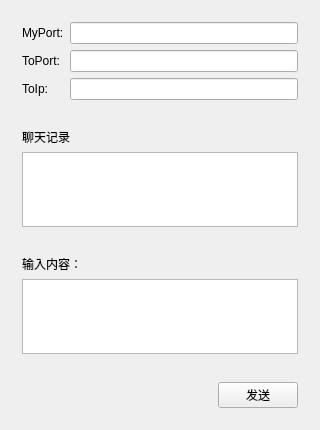
<?xml version="1.0" encoding="UTF-8"?>
<ui version="4.0">
 <class>Udp1</class>
 <widget class="QWidget" name="Udp1">
  <property name="geometry">
   <rect>
    <x>0</x>
    <y>0</y>
    <width>320</width>
    <height>430</height>
   </rect>
  </property>
  <property name="windowTitle">
   <string>Udp1</string>
  </property>
  <layout class="QVBoxLayout" name="verticalLayout_4">
   <item>
    <widget class="QWidget" name="widget" native="true">
     <layout class="QGridLayout" name="gridLayout">
      <item row="0" column="0">
       <widget class="QLabel" name="label">
        <property name="text">
         <string>MyPort:</string>
        </property>
       </widget>
      </item>
      <item row="0" column="1">
       <widget class="QLineEdit" name="myPort"/>
      </item>
      <item row="1" column="0">
       <widget class="QLabel" name="label_2">
        <property name="text">
         <string>ToPort:</string>
        </property>
       </widget>
      </item>
      <item row="1" column="1">
       <widget class="QLineEdit" name="toPort"/>
      </item>
      <item row="2" column="0">
       <widget class="QLabel" name="label_3">
        <property name="text">
         <string>ToIp:</string>
        </property>
       </widget>
      </item>
      <item row="2" column="1">
       <widget class="QLineEdit" name="toIp"/>
      </item>
     </layout>
    </widget>
   </item>
   <item>
    <widget class="QWidget" name="widget_2" native="true">
     <layout class="QVBoxLayout" name="verticalLayout">
      <item>
       <widget class="QLabel" name="label_4">
        <property name="text">
         <string>聊天记录</string>
        </property>
       </widget>
      </item>
      <item>
       <widget class="QTextEdit" name="record">
        <property name="readOnly">
         <bool>true</bool>
        </property>
       </widget>
      </item>
     </layout>
    </widget>
   </item>
   <item>
    <widget class="QWidget" name="widget_3" native="true">
     <layout class="QVBoxLayout" name="verticalLayout_2">
      <item>
       <widget class="QLabel" name="label_5">
        <property name="text">
         <string>输入内容：</string>
        </property>
       </widget>
      </item>
      <item>
       <widget class="QTextEdit" name="input"/>
      </item>
     </layout>
    </widget>
   </item>
   <item>
    <widget class="QWidget" name="widget_4" native="true">
     <layout class="QHBoxLayout" name="horizontalLayout">
      <item>
       <spacer name="horizontalSpacer">
        <property name="orientation">
         <enum>Qt::Horizontal</enum>
        </property>
        <property name="sizeHint" stdset="0">
         <size>
          <width>40</width>
          <height>20</height>
         </size>
        </property>
       </spacer>
      </item>
      <item>
       <widget class="QPushButton" name="sendBtn">
        <property name="text">
         <string>发送</string>
        </property>
       </widget>
      </item>
     </layout>
    </widget>
   </item>
  </layout>
 </widget>
 <layoutdefault spacing="6" margin="11"/>
 <resources/>
 <connections/>
</ui>
